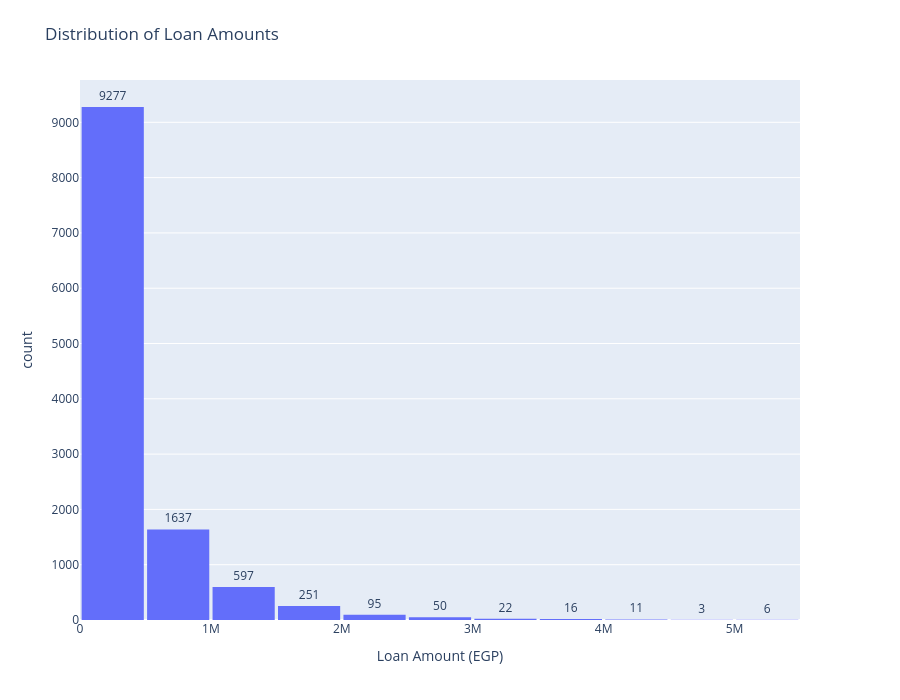

Notebook code for this chart:
### Markdown cell above
**Answer:** Loan amounts range from **5,000 EGP** to **5,000,000 EGP**, with an average loan amount of **371,157.92 EGP** and a median of **188,317 EGP**. The middle 50% of loans are between **83,729 EGP** and **454,481 EGP**.

### Code cell
fig = px.histogram(df, x="loan_amount_egp", nbins=20, labels={"loan_amount_egp": "Loan Amount (EGP)", "count": "Number of Loans"}, title="Distribution of Loan Amounts")

fig.update_traces(texttemplate="%{y}", textposition="outside")

fig.update_layout(height=700, margin=dict(l=80, r=100, t=80, b=80), bargap=0.05)

fig.show()

### Figure 1 — Plotly figure (JSON) as saved in the notebook; plotly's stock layout.template omitted (floating-point values rounded to 4 significant figures; data arrays with more than 128 entries replaced by an {"elided": "..."} marker saying what was removed)
{"data": [{"bingroup": "x", "hovertemplate": "Loan Amount (EGP)=%{x}<br>count=%{y}<extra></extra>", "legendgroup": "", "marker": {"color": "#636efa", "pattern": {"shape": ""}}, "name": "", "nbinsx": 20, "orientation": "v", "showlegend": false, "textposition": "outside", "texttemplate": "%{y}", "type": "histogram", "x": {"elided": "11965 int values"}, "xaxis": "x", "yaxis": "y"}], "layout": {"bargap": 0.05, "barmode": "relative", "height": 700, "legend": {"tracegroupgap": 0}, "margin": {"b": 80, "l": 80, "r": 100, "t": 80}, "title": {"text": "Distribution of Loan Amounts"}, "xaxis": {"anchor": "y", "domain": [0, 1], "title": {"text": "Loan Amount (EGP)"}}, "yaxis": {"anchor": "x", "domain": [0, 1], "title": {"text": "count"}}}}
